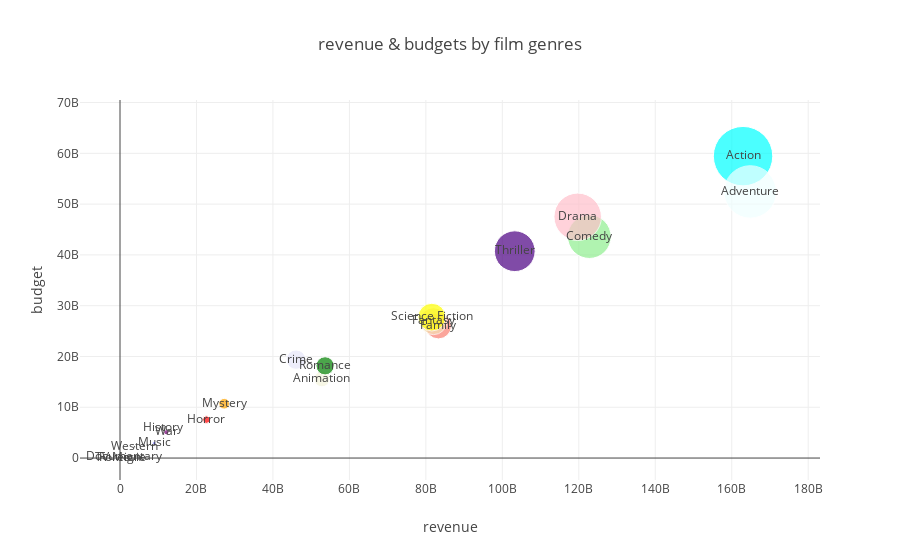

This figure's notebook cell:
### Code cell
trace0 = go.Scatter(
    x=mov21.revenue,
    y=mov21.budget,
    mode = 'markers+text',
    text = mov21.index,
    #textposition='bottom',
    marker = dict(
        size = mov21.budget/1e9,
        color = [
            'aqua', 'azure', 'beige', 'lightgreen',
            'lavender', 'lightblue', 'pink', 'salmon',
            'wheat', 'ivory', 'silver', 'red', 'blue', 'orange', 'green', 'yellow', 'grey', 'indigo', 'purple'
        ]
    )
)

data = [trace0]
layout = {
    'title': 'revenue & budgets by film genres',
    'xaxis': {'title': 'revenue'},
    'yaxis': {'title': 'budget'}
}

fig = go.Figure(data=data, layout=layout)

iplot(fig, show_link=False)

### Figure 1 — Plotly figure (JSON) as saved in the notebook; plotly's stock layout.template omitted (floating-point values rounded to 4 significant figures)
{"data": [{"marker": {"color": ["aqua", "azure", "beige", "lightgreen", "lavender", "lightblue", "pink", "salmon", "wheat", "ivory", "silver", "red", "blue", "orange", "green", "yellow", "grey", "indigo", "purple"], "size": [59.44, 52.4, 15.55, 43.59, 19.38, 0.2919, 47.5, 26.02, 26.95, 0.02238, 5.891, 7.564, 2.943, 10.7, 18.16, 27.75, 0.0092, 40.73, 5.081, 2.22]}, "mode": "markers+text", "text": ["Action", "Adventure", "Animation", "Comedy", "Crime", "Documentary", "Drama", "Family", "Fantasy", "Foreign", "History", "Horror", "Music", "Mystery", "Romance", "Science Fiction", "TV Movie", "Thriller", "War", "Western"], "type": "scatter", "uid": "7240e9d4-ce1c-11e8-9623-60f81daa36fa", "x": [162959914515, 164841561551, 52812167865, 122760517608, 46040860686, 1082277678, 119710983984, 83283238689, 81982199925, 12398151, 11332141732, 22599894663, 8964351078, 27248722761, 53642137545, 81564235745, 0, 103250426269, 12118445911, 3792169111], "y": [59443406599, 52398220463, 15553021056, 43589711809, 19383466474, 291861725, 47498112157, 26019109625, 26949696595, 22375007, 5890982931, 7563921991, 2942970295, 10699081450, 18158357743, 27748069865, 9200000, 40727495424, 5080673879, 2220453601]}], "layout": {"title": "revenue & budgets by film genres", "xaxis": {"title": "revenue"}, "yaxis": {"title": "budget"}}}
